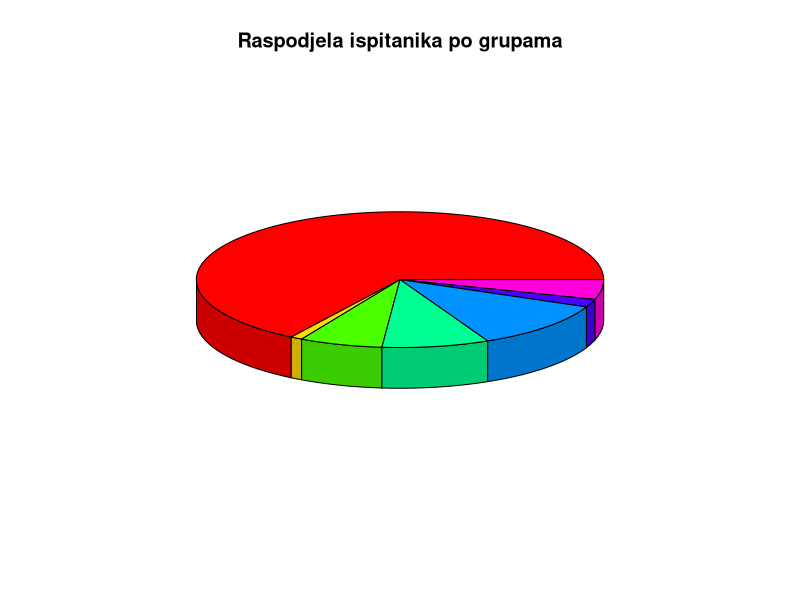
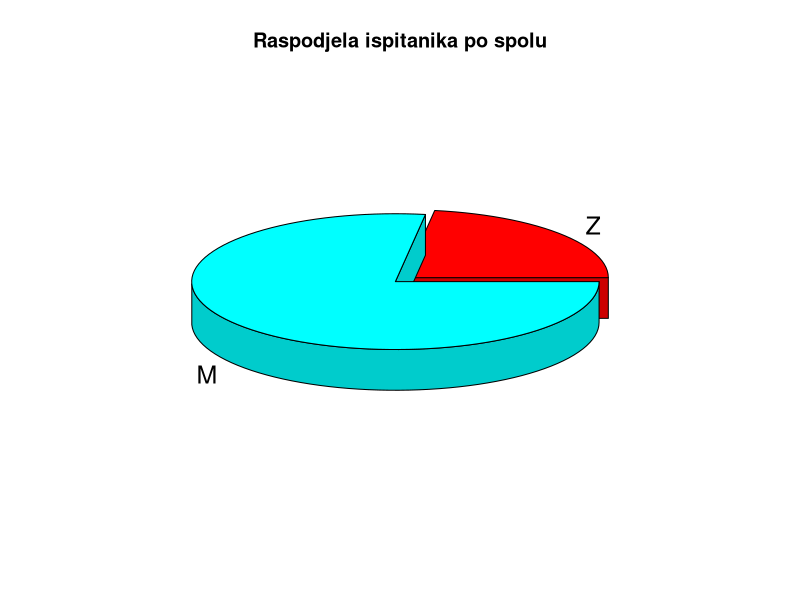
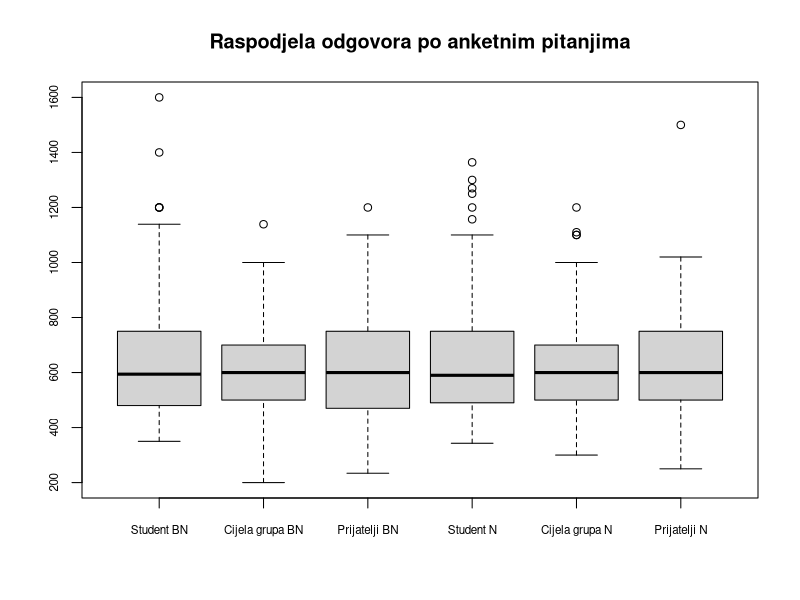
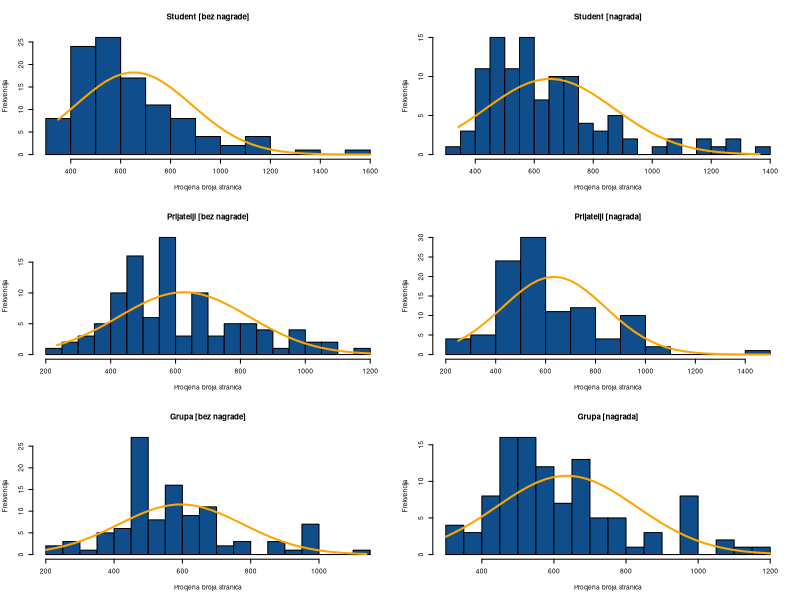
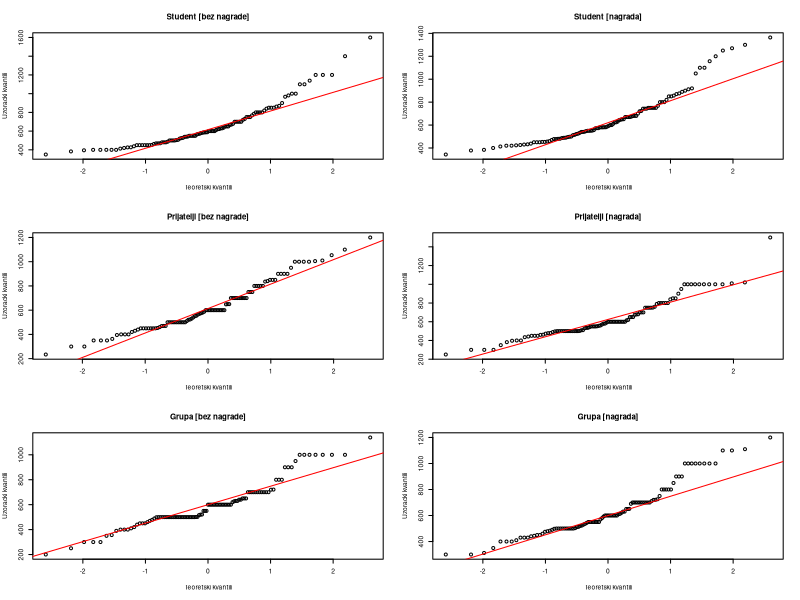
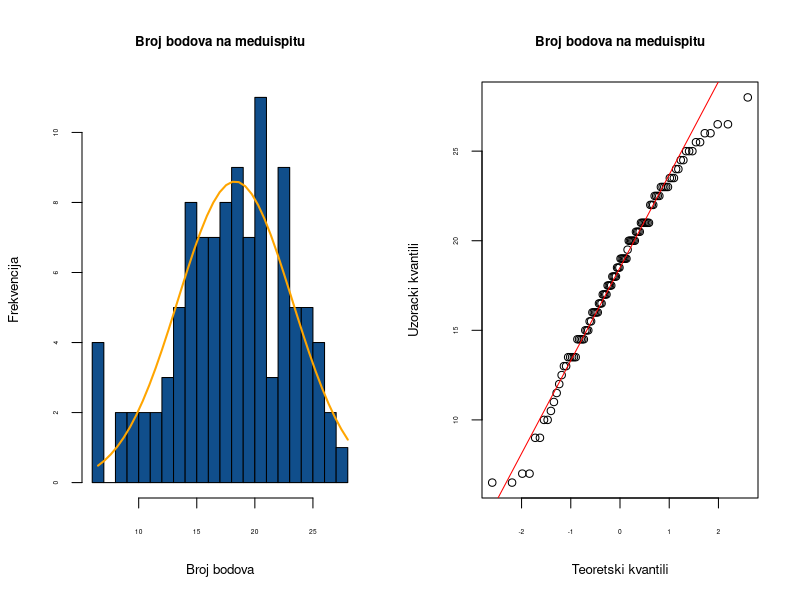
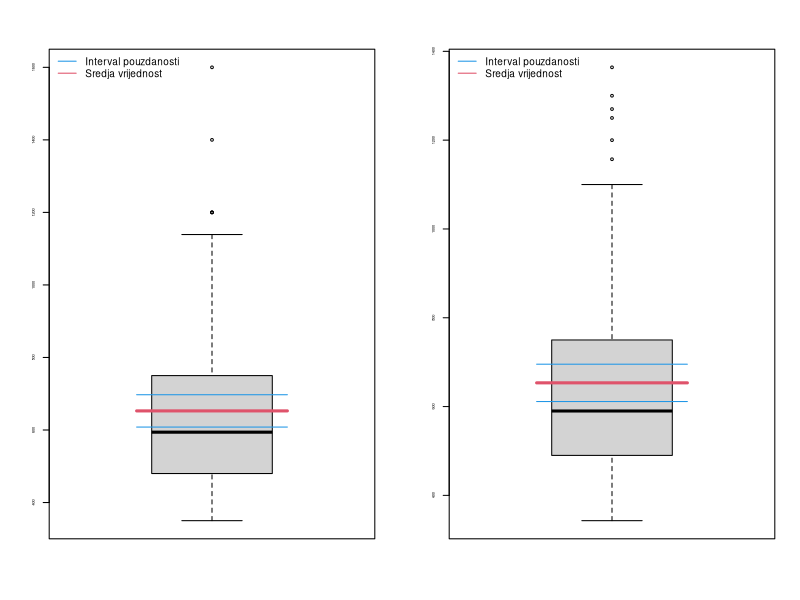
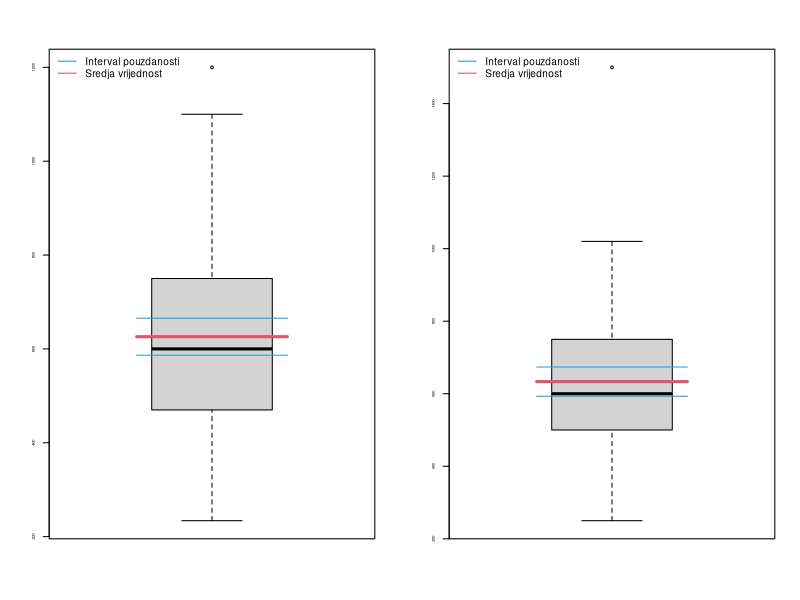

Reproduce these figures in R, in order.
## ---- chunk 1
knitr::opts_chunk$set(echo = TRUE)
## ---- chunk 2
CORRECT_PAGE_NO = 1171
## ---- chunk 3
book = read.csv('knjiga.csv', header = TRUE)
## ---- chunk 4
library(plotrix)
pie3D(table(book$Grupa.Pred),labels=levels(book$Grupa.Pred),
      main="Raspodjela ispitanika po grupama")
## ---- chunk 5
pie3D(table(book$spol),labels=c("Z", "M"),
      main="Raspodjela ispitanika po spolu", explode = 0.03)
## ---- chunk 6
boxplot(book$student_bezNagrade, book$cijela.grupa_bezNagrade,
        book$samo.prijatelji_bezNagrade,book$student_Nagrada,
        book$cijela.grupa_Nagrada, book$samo.prijatelji_Nagrada,
        main="Raspodjela odgovora po anketnim pitanjima",
        names=c("Student BN", "Cijela grupa BN", "Prijatelji BN", 
                "Student N", "Cijela grupa N", "Prijatelji N"), cex.axis=0.7)
## ---- chunk 7
drawHistWithNorm <- function(variable, name, 
                             xname = "Procjena broja stranica", yname = "Frekvencija",
                             histcol = "dodgerblue4", normcol = "orange",
                             numbOfClasses = 16) {
  
  histogram_var = variable[!is.na(variable)]
  h = hist(histogram_var
           , nclass = numbOfClasses, col = histcol, main=name, xlab=xname, ylab=yname)
  xfit = seq(min(histogram_var), max(histogram_var), length = 40) 
  yfit = dnorm(xfit, mean = mean(histogram_var), sd = sd(histogram_var)) 
  yfit = yfit * diff(h$mids[1:2]) * length(histogram_var) 
  lines(xfit, yfit, col = normcol, lwd = 2)
}

## ---- chunk 8
par(mfrow=c(3,2), cex=0.4)
drawHistWithNorm(book$student_bezNagrade, "Student [bez nagrade]")
drawHistWithNorm(book$student_Nagrada, "Student [nagrada]")
drawHistWithNorm(book$samo.prijatelji_bezNagrade, "Prijatelji [bez nagrade]")
drawHistWithNorm(book$samo.prijatelji_Nagrada, "Prijatelji [nagrada]")
drawHistWithNorm(book$cijela.grupa_bezNagrade, "Grupa [bez nagrade]")
drawHistWithNorm(book$cijela.grupa_Nagrada, "Grupa [nagrada]")
## ---- chunk 9
drawqqplot <- function(variable, name) {
  qqnorm(variable, main = name, xlab = "Teoretski kvantili", ylab = "Uzoracki kvantili")
  qqline(variable, col="red")
}
## ---- chunk 10
par(mfrow=c(3,2), cex = 0.4)
drawqqplot(book$student_bezNagrade, "Student [bez nagrade]")
drawqqplot(book$student_Nagrada, "Student [nagrada]")
drawqqplot(book$samo.prijatelji_bezNagrade, "Prijatelji [bez nagrade]")
drawqqplot(book$samo.prijatelji_Nagrada, "Prijatelji [nagrada]")
drawqqplot(book$cijela.grupa_bezNagrade, "Grupa [bez nagrade]")
drawqqplot(book$cijela.grupa_Nagrada, "Grupa [nagrada]")
## ---- chunk 11
par(mfrow=c(1,2), cex.axis = 0.4, cex.main = 0.8, cex.lab = 0.8)
drawHistWithNorm(book$MI,"Broj bodova na meduispitu", xname ="Broj bodova")
drawqqplot(book$MI, "Broj bodova na meduispitu")
## ---- chunk 12
drawBoxPlotWithConfidenceInterval <- function(variable, alpha = 0.05) {
  t_conf_var = variable[!is.na(variable)]
  x_mean = mean(variable, na.rm = T)
  sd = sd(t_conf_var)
  N = length(t_conf_var)
  dof = N-1
  t_alpha_h = qt(1-alpha/2, df = dof)
  se = sd / sqrt(N)
  left = x_mean - t_alpha_h * se
  right = x_mean + t_alpha_h * se
  boxplot(t_conf_var)
  lines(c(0.75,1.25),c(left,left),col=4)
  lines(c(0.75,1.25),c(x_mean,x_mean),col=2,lwd=3)
  lines(c(0.75,1.25),c(right,right),col=4)
  legend("topleft", c("Interval pouzdanosti", "Sredja vrijednost"), 
         lty=1,col = c(4, 2),bty ="n")
}
## ---- chunk 13
par(mfrow=c(1,2), cex= 0.6)
drawBoxPlotWithConfidenceInterval(book$student_bezNagrade)
drawBoxPlotWithConfidenceInterval(book$student_Nagrada)
## ---- chunk 14
par(mfrow=c(1,2), cex= 0.6)
drawBoxPlotWithConfidenceInterval(book$samo.prijatelji_bezNagrade)
drawBoxPlotWithConfidenceInterval(book$samo.prijatelji_Nagrada)
par(mfrow=c(1,2), cex= 0.6)
drawBoxPlotWithConfidenceInterval(book$cijela.grupa_bezNagrade)
drawBoxPlotWithConfidenceInterval(book$cijela.grupa_Nagrada)
## ---- chunk 15

t.test(book$student_Nagrada, book$student_bezNagrade, 
       alternative = "t", conf.level = 0.99, paired = T)
## ---- chunk 16
t.test(book$samo.prijatelji_Nagrada, book$samo.prijatelji_bezNagrade, 
       alternative = "t", conf.level = 0.99, paired = T)
## ---- chunk 17
t.test(book$cijela.grupa_Nagrada, book$cijela.grupa_bezNagrade, 
       alternative = "g", conf.level = 0.99, paired = T)
## ---- chunk 18
offset = book
offset$Grupa.Pred = NULL
offset$spol = NULL
offset$MI = NULL
offset = abs(CORRECT_PAGE_NO - offset)
## ---- chunk 19

par(mfrow=c(3,2), cex=0.3)
drawHistWithNorm(offset$student_bezNagrade, "Student [bez nagrade]"
                 , histcol = 'firebrick1', normcol = 'dimgray')
drawHistWithNorm(offset$student_Nagrada, "Student [nagrada]"
                 , histcol = 'firebrick1', normcol = 'dimgray')
drawHistWithNorm(offset$samo.prijatelji_bezNagrade, "Prijatelji [bez nagrade]"
                 , histcol = 'firebrick1', normcol = 'dimgray')
drawHistWithNorm(offset$samo.prijatelji_Nagrada, "Prijatelji [nagrada]"
                 , histcol = 'firebrick1', normcol = 'dimgray')
drawHistWithNorm(offset$cijela.grupa_bezNagrade, "Grupa [bez nagrade]"
                 , histcol = 'firebrick1', normcol = 'dimgray')
drawHistWithNorm(offset$cijela.grupa_Nagrada, "Grupa [nagrada]"
                 , histcol = 'firebrick1', normcol = 'dimgray')

## ---- chunk 20
par(mfrow=c(3,2), cex = 0.3)
drawqqplot(offset$student_bezNagrade, "Student [bez nagrade]")
drawqqplot(offset$student_Nagrada, "Student [nagrada]")
drawqqplot(offset$samo.prijatelji_bezNagrade, "Prijatelji [bez nagrade]")
drawqqplot(offset$samo.prijatelji_Nagrada, "Prijatelji [nagrada]")
drawqqplot(offset$cijela.grupa_bezNagrade, "Grupa [bez nagrade]")
drawqqplot(offset$cijela.grupa_Nagrada, "Grupa [nagrada]")
## ---- chunk 21

t.test(offset$student_Nagrada, offset$student_bezNagrade, alternative = "less", conf.level = 0.95, paired = TRUE)

t.test(offset$samo.prijatelji_Nagrada, offset$samo.prijatelji_bezNagrade, alternative = "less", conf.level = 0.95, paired = TRUE)

t.test(offset$cijela.grupa_Nagrada, offset$cijela.grupa_bezNagrade, alternative = "less", conf.level = 0.95, paired = TRUE)
## ---- chunk 22
wilcox.test(offset$student_bezNagrade, offset$student_Nagrada, paired = T)
wilcox.test(offset$samo.prijatelji_bezNagrade, offset$samo.prijatelji_Nagrada, paired = T)
wilcox.test(offset$cijela.grupa_Nagrada,offset$cijela.grupa_bezNagrade, paired = T, alternative = "l")
## ---- chunk 23
muski = which(book$spol == 'M')
zenski = which(book$spol == 'F')
muskiBezNagrade = book[muski,]$student_bezNagrade
zenskiBezNagrade = book[zenski,]$student_bezNagrade
 
t.test(muskiBezNagrade, zenskiBezNagrade, alternative = 't', var.equal = F)
## ---- chunk 24
transformGuesses <- function(groupGuesses, studentGuesses) {
  groupGuessesOffset = 
    groupGuesses[!is.na(groupGuesses)] - mean(studentGuesses[!is.na(studentGuesses)])
  return(groupGuessesOffset)
}

guessesOffsetBN = transformGuesses(book$cijela.grupa_bezNagrade, book$student_bezNagrade)
guessesOffsetN = transformGuesses(book$cijela.grupa_Nagrada, book$student_Nagrada)

boxplot(guessesOffsetBN, guessesOffsetN, col = 'orange', 
        names = c("Pogreska [bez nagrade]", "Pogreska [nagrada]"))

## ---- chunk 25
t.test(guessesOffsetBN, mu=0, alternative = "t")
t.test(guessesOffsetN, mu=0, alternative = "t")
## ---- chunk 26
drawRegression <- function(var1, var2, name, xname, yname, col = "darkmagenta") {
  plot(var1, var2, pch = 16, cex = 1.3, col = "darkmagenta", 
      main = name, xlab = xname, ylab = yname)
  
  abline(lm(var1 ~ var2))
}
## ---- chunk 27
guessesOffsetBN = abs(guessesOffsetBN)
guessesOffsetN = abs(guessesOffsetN)

modelBN = lm(book$MI[complete.cases(book$cijela.grupa_bezNagrade)] ~ guessesOffsetBN)
summary(modelBN)
modelN = lm(book$MI[complete.cases(book$cijela.grupa_Nagrada)] ~ guessesOffsetN)
summary(modelN)

par(mfrow=c(1,2))
drawqqplot(modelBN$residuals, name="Reziduali")
drawqqplot(modelN$residuals, name="Reziduali")
par(mfrow=c(1,2))
drawRegression(book$MI[complete.cases(book$cijela.grupa_bezNagrade)], guessesOffsetBN,
               xname="Bodovi [MI]", yname="Odmak od procjene grupe", name="Bez nagrade")
drawRegression(book$MI[complete.cases(book$cijela.grupa_Nagrada)], guessesOffsetN,
                xname="Bodovi [MI]", yname="Odmak od procjene grupe", name="S Nagradom")
## ---- chunk 28
anovaTestingData <- function(a, b, c, aname, bname, cname) {
  a = a[!is.na(a)]
  b = b[!is.na(b)]
  c = c[!is.na(c)]
  boxplot(a, b, c, names = c(aname, bname, cname), col = "yellow")
  values = c()
  values = append(values, a)
  values = append(values, b)
  values = append(values, c)
  labels = rep(c('a', 'b', 'c'), c(length(a), length(b), length(c)))
  return(data.frame(values, labels))
}

anovaModelBN = anovaTestingData(book$student_bezNagrade, 
                                book$cijela.grupa_bezNagrade, 
                                book$samo.prijatelji_bezNagrade,
                                "Student BN", "Cijela grupa BN", "Prijatelji BN")
bartlett.test(anovaModelBN$values~anovaModelBN$labels)
## ---- chunk 29
anovaModelN = anovaTestingData(book$student_Nagrada, 
                               book$cijela.grupa_Nagrada, 
                               book$samo.prijatelji_Nagrada,
                               "Student N", "Cijela grupa N", "Prijatelji N")
bartlett.test(anovaModelN$values~anovaModelN$labels)

anova(lm(anovaModelN$values~anovaModelN$labels))
## ---- chunk 30
boxplot(book$student_bezNagrade ~ book$Grupa.Pred, col="darkorange", main="Odgovori studenata po grupama", xlab="Grupa", ylab="Broj stranica")
library(plyr)
grps =  count(book$Grupa.Pred)
grps = grps[grps$freq >= 2,]
filtered2OrMore = book[book$Grupa.Pred %in% grps$x,]
bartlett.test(filtered2OrMore$student_bezNagrade ~ filtered2OrMore$Grupa.Pred)

model = lm(filtered2OrMore$student_bezNagrade ~ filtered2OrMore$Grupa.Pred)
anova(model)
## ---- chunk 31
kruskal.test(student_bezNagrade ~ Grupa.Pred, data = book)
## ---- chunk 32
probabilityPlot = read.csv("ucenje.csv", header = T)
plot(probabilityPlot, xlab="Velicina uzorka", ylab="Aproksimirana vjerojatnost prolaska",
     pch=20)
lines(probabilityPlot, col="blue")
